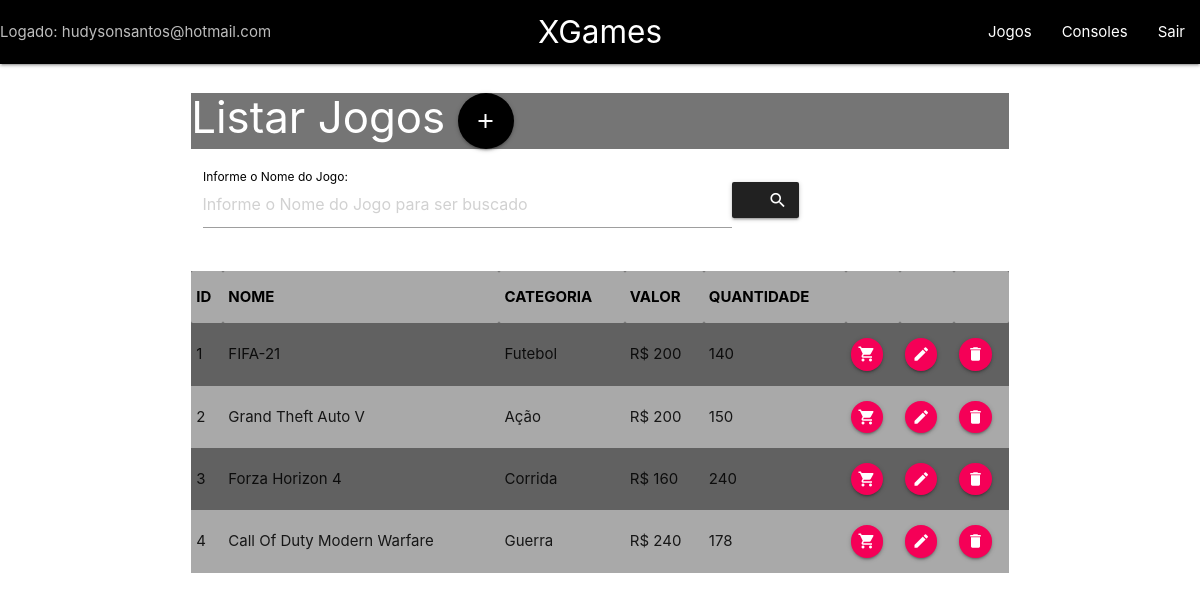
Screenshot of /listarJogos.php (signed in) with the database file from the repository.
### tables this page shows
CREATE TABLE `jogos` (
  `id` int(11) NOT NULL,
  `nome` varchar(40) NOT NULL,
  `categoria` varchar(40) NOT NULL,
  `valor` float NOT NULL,
  `quantidade` int(6) NOT NULL
);

### listarJogos.php (the view, shortened to what this page needs)
<?php
    include 'menu.php';
    if (isset($_GET['busca']))
    $busca = $_GET['busca'];
    else $busca = '';
     $pdo = Conexao::conectar();
     $pdo->setAttribute(PDO:: ATTR_ERRMODE, PDO::ERRMODE_EXCEPTION);
     if ($busca!='')
        $sql = "Select * from jogos WHERE nome like '%" . $busca .  "%' order by id";
        else $sql = "Select * from jogos order by id";
        $listarJogos = $pdo->query($sql);
?>
<!DOCTYPE html>
<html lang="pt-br">
<head>
    <link rel="stylesheet" href="https://cdnjs.cloudflare.com/ajax/libs/materialize/1.0.0/css/materialize.min.css">
</head>
<body>
   <div class="container">
   <div class="row">
        <div class="col s12">
        <h3 class=" grey darken-1 white-text text-dark-3" class="text-black">
          Listar Jogos
          <a class="btn-floating btn-large waves-effect waves-light black"
               onclick="JavaScript:location.href='frmInsJogos.php'"><i class="material-icons">add</i></a>
        </h3>
        <div class="row">
            <div class="input-field">
                <form action="listarJogos.php" method="GET" id="frmBuscaJogos" class="col s12" >
                    <div class="input-field col s12">
                        <label for="lblNome" class="black-text text-dark-4">Informe o Nome do Jogo: </label>
                        <input type="text" placeholder="Informe o Nome do Jogo para ser buscado"
                               class="form-control col s8" id="txtBusca" name="busca">
                        <button class="btn waves-effect waves-light col m1 grey darken-4" type="submit" name="action">
                        <i class="material-icons right">search</i></button>
                    </div>
                </form>
            </div>
        </div>
        <table class="striped highlight  grey darken-2 responsive-table">
            <tr class="light-black darken-2  black-text text-lighten-3">
                <th>ID</th>
                <th>NOME</th>
                <th>CATEGORIA</th>
                <th>VALOR</th>
                <th>QUANTIDADE</th>
                <th></th>
                <th></th>
                <th></th>
            </tr>
            <?php
                foreach ($listarJogos as $jogos){
            ?>
                <tr>
                    <td><?php echo $jogos['id'];?></td>
                    <td><?php echo $jogos['nome'];?></td>
                    <td><?php echo $jogos['categoria'];?></td>
                    <td>R$ <?php echo $jogos['valor'];?></td>
                    <td><?php echo $jogos['quantidade'];?></td>
                    <td>
                    <a class="btn-floating btn-small waves-effect waves-light pink accent-3"
                          onclick="JavaScript:location.href='frmLancarVenda.php?id=' +
                          <?php echo $jogos['id'];?>" >
                           <i class="material-icons">shopping_cart</i>
                    </td>
                    <td> <a class="btn-floating btn-small waves-effect waves-light pink accent-3"
                          onclick="JavaScript:location.href='frmEdtJogos.php?id=' +
                          <?php echo $jogos['id'];?>" >
                           <i class="material-icons">edit</i>
                    </td>
                    <td> <a class="btn-floating btn-small waves-effect waves-light pink accent-3"
                          onclick="JavaScript:location.href='frmRmvJogos.php?id=' +
                          <?php echo $jogos['id'];?>" >
                           <i class="material-icons">delete</i>
                    </td>
                </tr>
            <?php
                }
            ?>
        </table>
      </div>
     </div>
    </div>
</body>
</html>

### rows the page displays
jogos: id "1", nome "FIFA-21", categoria "Futebol", valor "200", quantidade "140"
jogos: id "2", nome "Grand Theft Auto V", categoria "Ação", valor "200", quantidade "150"
jogos: id "3", nome "Forza Horizon 4", categoria "Corrida", valor "160", quantidade "240"
jogos: id "4", nome "Call Of Duty Modern Warfare", categoria "Guerra", valor "240", quantidade "178"

### other values shown
$_SESSION['email'] "hudysonsantos@hotmail.com"
